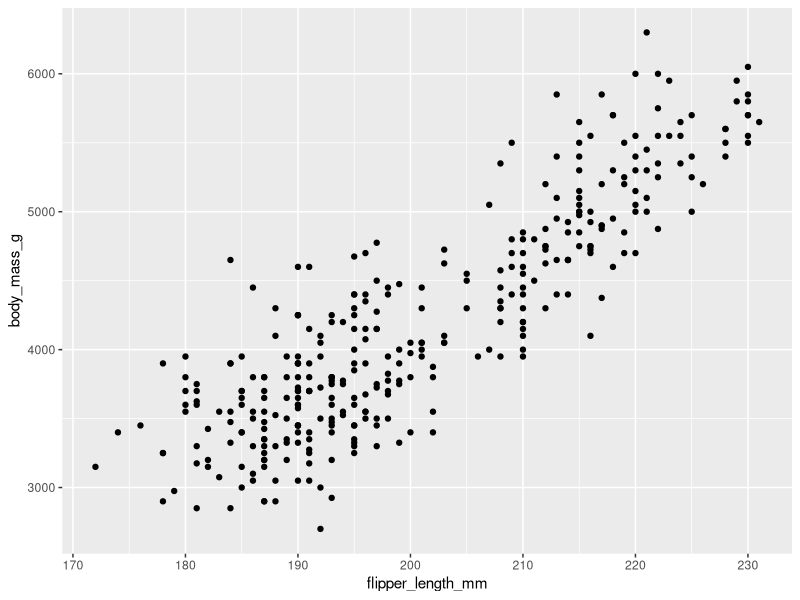
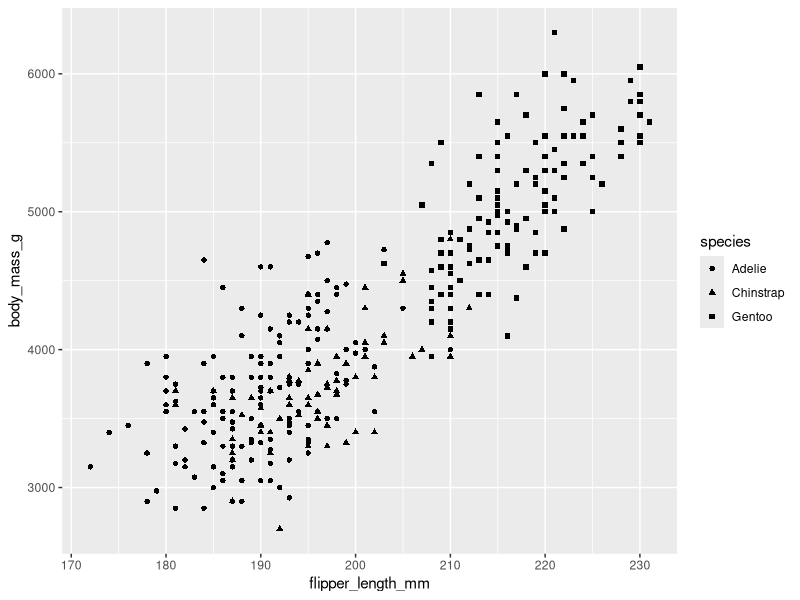
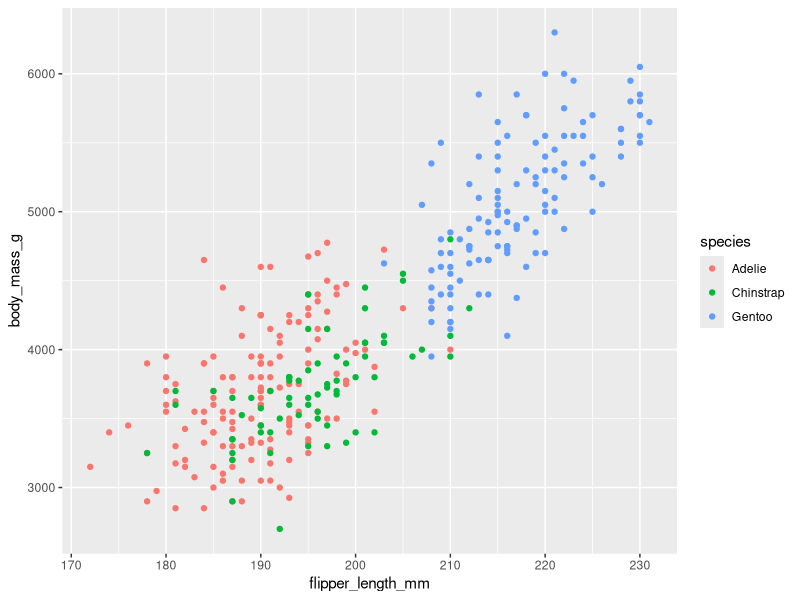
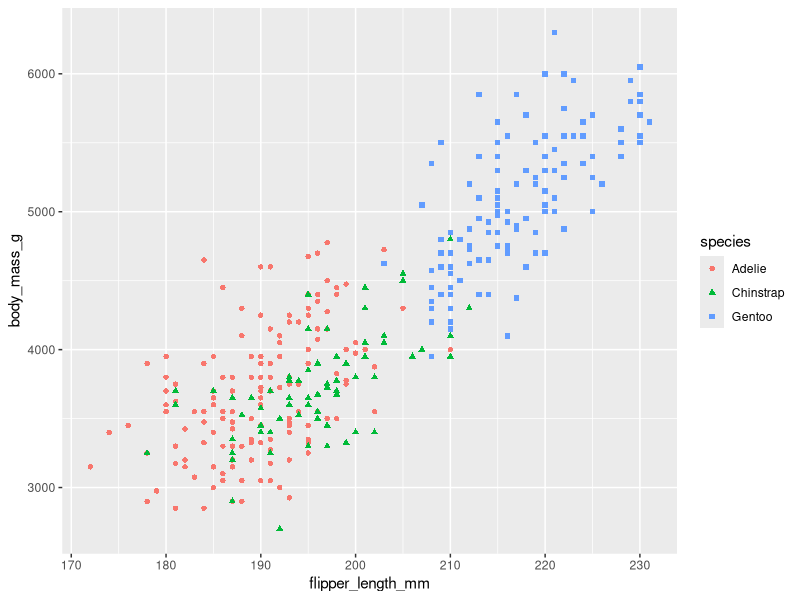
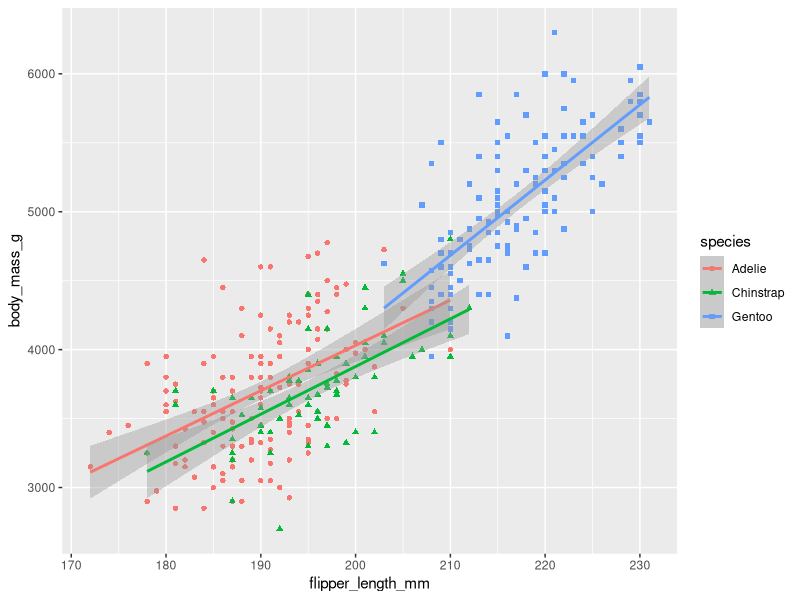
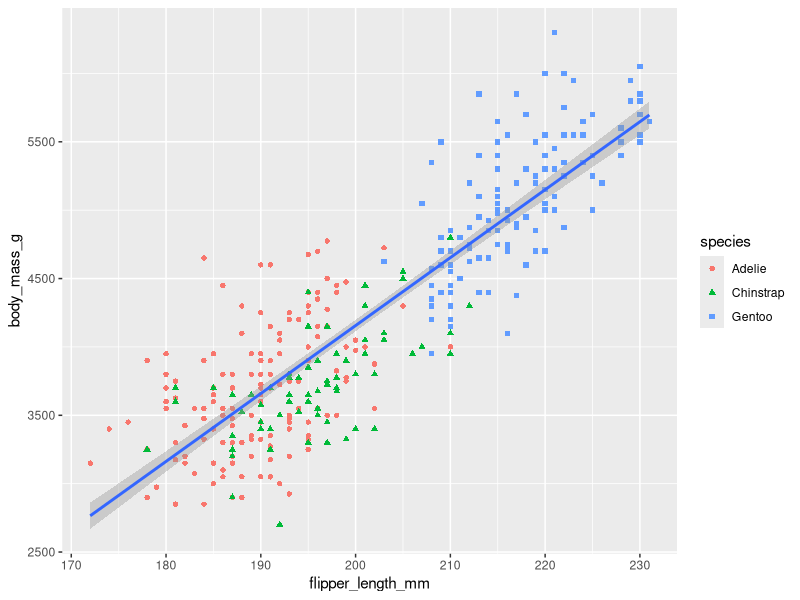
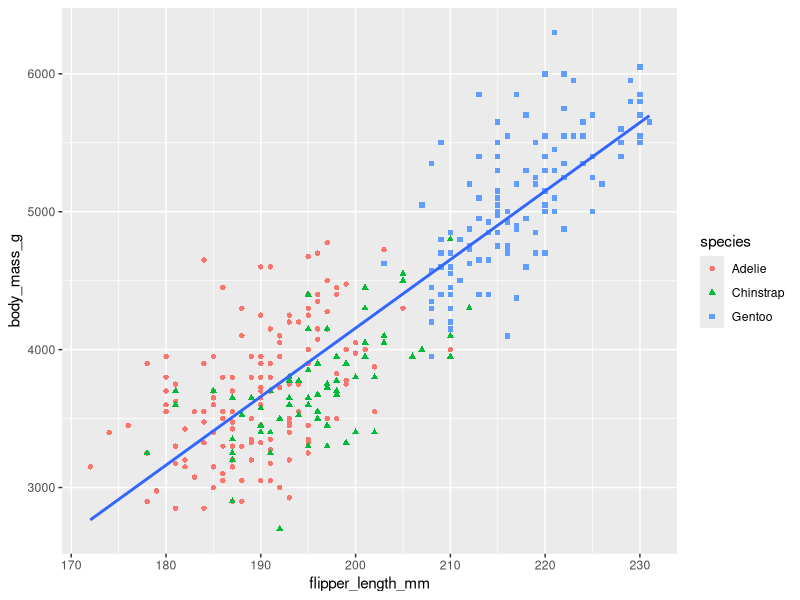
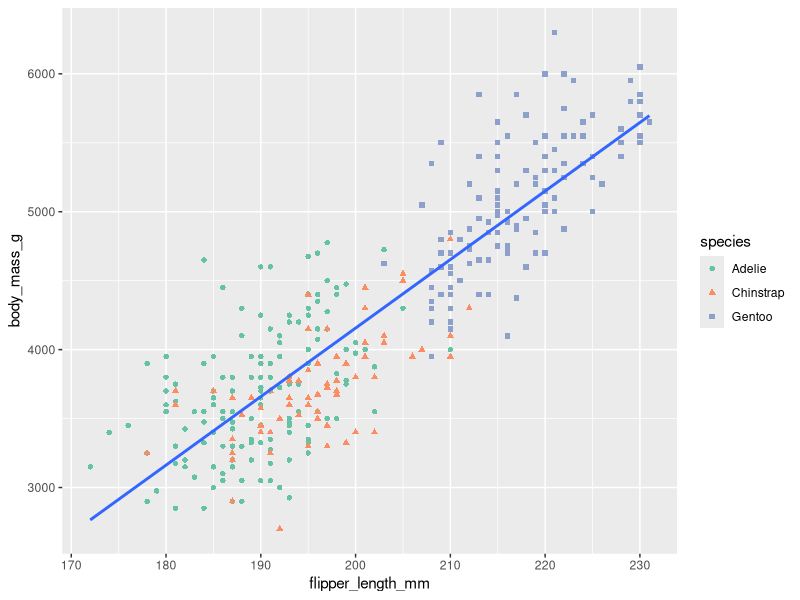

The R script that drew these images, in order:
## ---- chunk 1
#| echo: false
#| warning: false
library(tidyverse)
## ---- chunk 2
library(palmerpenguins)
## ---- chunk 3
penguins
glimpse(penguins)
## ---- chunk 4
summary(penguins)
## ---- chunk 5
penguins |> 
    ggplot(aes(x = flipper_length_mm, y = body_mass_g)) +
    geom_point()
## ---- chunk 6
penguins |> 
    drop_na(flipper_length_mm, body_mass_g) |> 
    ggplot(aes(x = flipper_length_mm, y = body_mass_g, shape = species)) +
    geom_point()
## ---- chunk 7
penguins |> 
    drop_na(flipper_length_mm, body_mass_g) |>
    ggplot(aes(x = flipper_length_mm, y = body_mass_g, colour = species)) +
    geom_point()
## ---- chunk 8
penguins |> 
    drop_na(flipper_length_mm, body_mass_g) |> 
    ggplot(aes(x = flipper_length_mm, y = body_mass_g,
               shape = species, colour = species)) +
    geom_point()
## ---- chunk 9
penguins |> 
    drop_na(flipper_length_mm, body_mass_g) |>
    ggplot(aes(x = flipper_length_mm, y = body_mass_g,
               shape = species, colour = species)) +
    geom_point() +
    geom_smooth(method = "lm", formula = "y ~ x")
## ---- chunk 10
penguins |> 
    drop_na(flipper_length_mm, body_mass_g) |>
    ggplot(aes(x = flipper_length_mm, y = body_mass_g)) +
    geom_point(aes(shape = species, colour = species)) +
    geom_smooth(method = "lm", formula = "y ~ x")
## ---- chunk 11
penguins |> 
    drop_na(flipper_length_mm, body_mass_g) |>
    ggplot(aes(x = flipper_length_mm, y = body_mass_g)) +
    geom_point(aes(shape = species, colour = species)) +
    geom_smooth(method = "lm", formula = "y ~ x", se = FALSE)
## ---- chunk 12
penguins |> 
    drop_na(flipper_length_mm, body_mass_g) |>
    ggplot(aes(x = flipper_length_mm, y = body_mass_g)) +
    geom_point(aes(shape = species, colour = species)) +
    geom_smooth(method = "lm", formula = "y ~ x", se = FALSE) +
    scale_colour_brewer(palette = "Set2")
## ---- chunk 13
penguins |> 
    drop_na(flipper_length_mm, body_mass_g) |>
    ggplot(aes(x = flipper_length_mm, y = body_mass_g)) +
    geom_point(aes(shape = species, colour = species)) +
    geom_smooth(method = "lm", formula = "y ~ x", se = FALSE) +
    scale_colour_brewer(palette = "Set2") +
    scale_y_continuous(breaks = seq(1000, 8000, 500))
## ---- chunk 14
penguins |> 
    drop_na(flipper_length_mm, body_mass_g) |>
    ggplot(aes(x = flipper_length_mm, y = body_mass_g)) +
    geom_point(aes(shape = species, colour = species)) +
    geom_smooth(method = "lm", formula = "y ~ x", se = FALSE) +
    scale_colour_brewer(palette = "Set2") +
    scale_y_continuous(breaks = seq(1000, 8000, 500)) +
    labs(
        title = "Body mass and flipper length",
        subtitle = "Dimensions for Adelie, Chinstrap, and Gentoo Penguins",
        x = "Flipper Length (mm)", y = "Body Mass (g)", 
        colour = "Species", shape = "Species"
    )
## ---- chunk 15
penguins |> 
    ggplot(aes(x = species)) +
    geom_bar()
## ---- chunk 16
penguins |> 
    ggplot(aes(x = fct_infreq(species))) +
    geom_bar()
## ---- chunk 17
penguins |> 
    ggplot(aes(x = fct_infreq(species))) +
    geom_bar(alpha = 0.7)
## ---- chunk 18
penguins |> 
    ggplot(aes(x = fct_infreq(species))) +
    geom_bar(alpha = 0.7, fill = "midnightblue")
## ---- chunk 19
penguins |> 
    ggplot(aes(x = fct_infreq(species))) +
    geom_bar(fill = "midnightblue", alpha = 0.7) +
    labs(
        title = "Distribution of species of the Palmer Penguin data set",
        x = NULL, y = "Frequency"
    )
## ---- chunk 20
penguins |> 
    ggplot(aes(x = body_mass_g)) +
    geom_histogram()
## ---- chunk 21
penguins |>
    drop_na(body_mass_g) |> 
    ggplot(aes(x = body_mass_g)) +
    geom_histogram(binwidth = 20) 

penguins |>
    drop_na(body_mass_g) |> 
    ggplot(aes(x = body_mass_g)) +
    geom_histogram(binwidth = 2000)
## ---- chunk 22
penguins |>
    drop_na(body_mass_g) |> 
    ggplot(aes(x = body_mass_g)) +
    geom_histogram(bins = 20)
## ---- chunk 23
penguins |>
    drop_na(body_mass_g) |> 
    ggplot(aes(x = body_mass_g)) +
    geom_histogram(bins = 20, fill = "midnightblue", alpha = 0.7) +
    labs(x = "Body Mass (g)", y = "Frequency")
## ---- chunk 24
penguins |>
    drop_na(body_mass_g) |> 
    ggplot(aes(x = body_mass_g)) +
    geom_density(colour = "midnightblue", fill = "midnightblue", alpha = 0.6)
## ---- chunk 25
penguins |>
    drop_na(body_mass_g) |> 
    ggplot(aes(x = body_mass_g)) +
    geom_density(aes(colour = species, fill = species), alpha = 0.4)
## ---- chunk 26
penguins |>
    drop_na(body_mass_g) |> 
    ggplot(aes(x = body_mass_g)) +
    geom_density(aes(colour = species, fill = species), alpha = 0.4) +
    scale_y_continuous(label = scales::comma) +
    labs(x = "Body Mass (g)", y = "Density", 
         colour = "Species", fill = "Species")
## ---- chunk 27
penguins |> 
    drop_na(body_mass_g) |> 
    ggplot(aes(x = species, y = body_mass_g)) +
    geom_boxplot()
## ---- chunk 28
penguins |> 
    drop_na(body_mass_g) |> 
    ggplot(aes(x = species, y = body_mass_g,
               colour = species, fill = species)) +
    geom_boxplot(alpha = 0.3, show.legend = FALSE) +
    labs(x = "Species", y = "Body Mass (g)")
